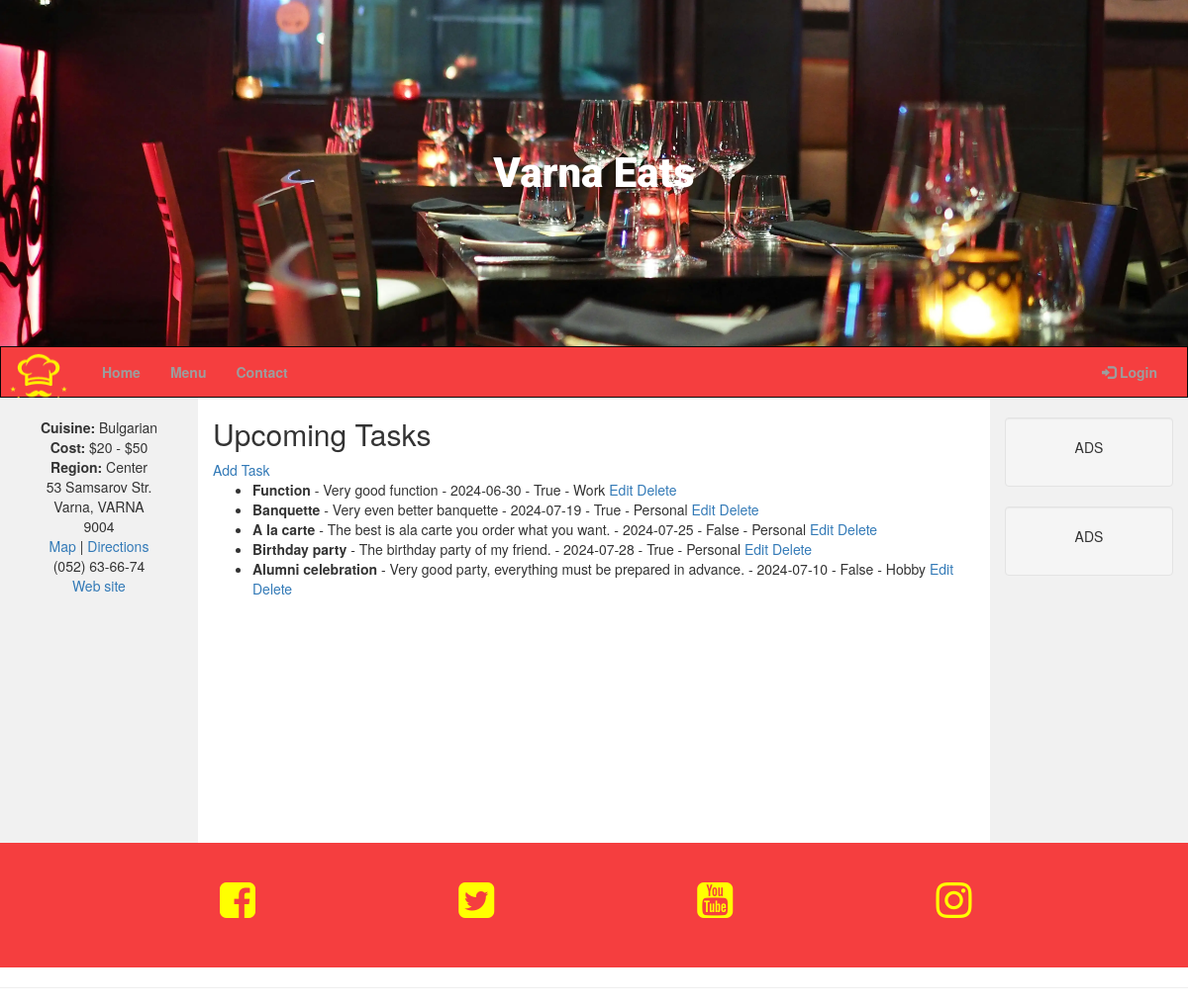
/tasks, run on an earlier commit of the app's database.
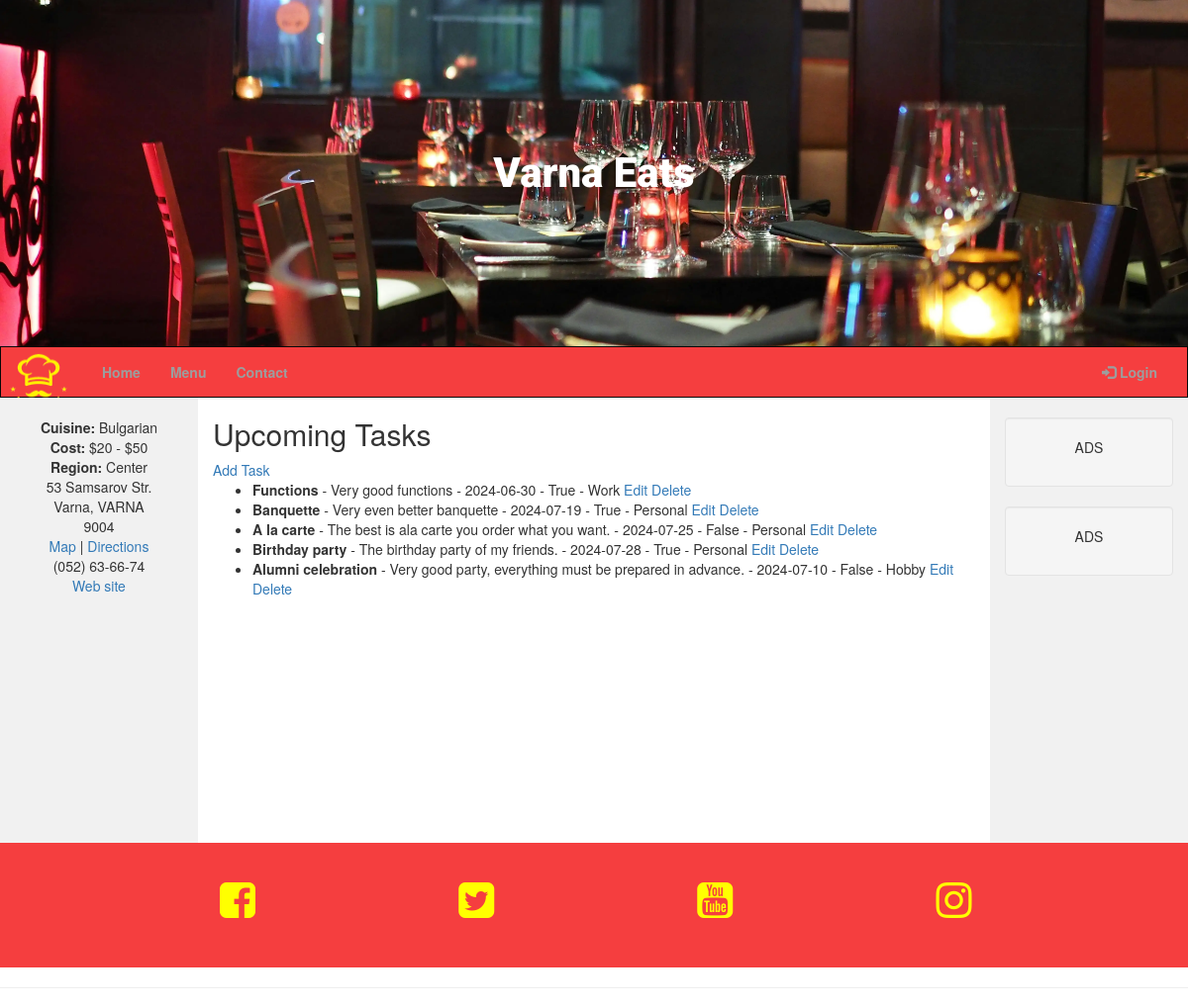
And on a later commit of the database.
### run.py (models this page shows, shortened)
class Task(db.Model):
    id = db.Column(db.Integer, primary_key=True)
    task_name = db.Column(db.String(50), unique=True, nullable=False)
    task_description = db.Column(db.Text, nullable=False)
    is_urgent = db.Column(db.Boolean, default=False, nullable=False)
    due_date = db.Column(db.Date, nullable=False)
    category_id = db.Column(db.Integer, db.ForeignKey("category.id", ondelete="CASCADE"), nullable=False)

class Category(db.Model):
    id = db.Column(db.Integer, primary_key=True)
    category_name = db.Column(db.String(25), unique=True, nullable=False)
    tasks = db.relationship("Task", backref="category", cascade="all, delete", lazy=True)

### run.py (the view)
@app.route("/tasks")
def tasks():
    tasks = Task.query.all()
    categories = Category.query.all()
    return render_template("tasks.html", tasks=tasks, categories=categories)

### taskmanager/templates/tasks.html
{% extends "base.html" %}
{% block content %}
    <h2>Upcoming Tasks</h2>
    <a href="{{ url_for('add_task') }}">Add Task</a>
    <ul>
        {% for task in tasks %}
            <li>
                <strong>{{ task.task_name }}</strong> - {{ task.task_description }} - {{ task.due_date }} - {{ task.is_urgent }} - {{ task.category.category_name }}
                <a href="{{ url_for('update_task', task_id=task.id) }}">Edit</a>
                <a href="{{ url_for('delete_task', task_id=task.id) }}">Delete</a>
            </li>
        {% endfor %}
    </ul>
{% endblock %}

### taskmanager/templates/base.html (shortened to what this page needs)
<!DOCTYPE html>
<html lang="en">
<head>
  <link rel="stylesheet" href="https://cdnjs.cloudflare.com/ajax/libs/font-awesome/4.7.0/css/font-awesome.min.css">
  <link rel="stylesheet" href="https://maxcdn.bootstrapcdn.com/bootstrap/3.4.1/css/bootstrap.min.css">
  <link rel="stylesheet" href="{{ url_for('static', filename='css/style.css') }}">
</head>
<body>
  <header>
    <div id="head">
      <div id="cover-text">Varna Eats</div>
    </div>
  </header>
  <nav class="navbar navbar-inverse">
    <div class="container-fluid">
      <div class="navbar-header">
        <a class="navbar-brand"><img id="chef" src="{{ url_for('static', filename='images/chef_new.png') }}"></a>
      </div>
      <div class="collapse navbar-collapse" id="myNavbar">
        <ul class="nav navbar-nav">
          <li class="{% if request.endpoint == 'home' %}active{% endif %}"><a href="{{ url_for('home') }}">Home</a></li>
          <li class="{% if request.endpoint == 'menu' %}active{% endif %}"><a href="{{ url_for('menu') }}">Menu</a></li>
          <li class="{% if request.endpoint == 'contact' %}active{% endif %}"><a href="{{ url_for('contact') }}">Contact</a></li>
        </ul>
        <ul class="nav navbar-nav navbar-right">
          {% if session.get('logged_in') %}
            <li><a href="{{ url_for('logout') }}"><span class="glyphicon glyphicon-log-out"></span> Logout</a></li>
            <li><a href="{{ url_for('update_menu') }}"><span class="glyphicon glyphicon-pencil"></span> Update Menu</a></li>
            <li><a href="{{ url_for('tasks') }}"><span class="glyphicon glyphicon-tasks"></span> Tasks</a></li>
          {% else %}
            <li><a href="{{ url_for('login') }}"><span class="glyphicon glyphicon-log-in"></span> Login</a></li>
          {% endif %}
        </ul>
      </div>
    </div>
  </nav>
  <div class="container-fluid text-center">
    <div class="row content">
      <div class="col-sm-2 sidenav">
        <div id="info">
          <strong>Cuisine:</strong> Bulgarian<br />
          <strong>Cost:</strong> $20 - $50<br />
          <strong>Region:</strong> Center<br />
          53 Samsarov Str. <br />
          Varna, VARNA <br />
          9004<br />
          <a href="/maps/44122?id=48736">Map</a> | <a href="/drive/44122?id=48736">Directions</a><br />
          (052) 63-66-74<br />
          <a href="#">Web site</a><br />
        </div>
      </div>
      <div class="col-sm-8 text-left">
        {% block content %}
        {% endblock %}
      </div>
      <div class="col-sm-2 sidenav">
        <div class="well">
          <p>ADS</p>
        </div>
        <div class="well">
          <p>ADS</p>
        </div>
      </div>
    </div>
  </div>
  <footer class="container-fluid text-center">
    <ul id="social-networks">
      <li><a href="https://www.facebook.com/" target="_blank" rel="noopener" aria-label="Visit our Facebook page (opens in a new tab)"><i class="fa fa-facebook-square"></i></a></li>
      <li><a href="https://www.twitter.com/" target="_blank" rel="noopener" aria-label="Visit our Twitter page (opens in a new tab)"><i class="fa fa-twitter-square"></i></a></li>
      <li><a href="https://www.youtube.com/" target="_blank" rel="noopener" aria-label="Visit our YouTube page (opens in a new tab)"><i class="fa fa-youtube-square"></i></a></li>
      <li><a href="https://www.instagram.com/" target="_blank" rel="noopener" aria-label="Visit our Instagram page (opens in a new tab)"><i class="fa fa-instagram"></i></a></li>
    </ul>
  </footer>
  <hr>
</body>
</html>

### taskmanager/static/css/style.css (style rules this page uses)
#head { height: 350px; width: 100%; background: url("../images/table.webp") no-repeat center 80%/cover; position: relative; text-align: center; color: white; }
#cover-text { font-size: 300%; font-weight: 900; position: absolute; color: white; font-family: "Roboto", sans-serif; top: 50%; left: 50%; transform: translate(-50%, -50%); text-align: center; }
.navbar { margin-bottom: 0; border-radius: 0; background-color: #F53E3F; font-weight: 900; }
.navbar-brand { padding-left: 2px; padding-top: 2px; padding-bottom: 2px; }
#chef { padding-top: 2px; padding-left: 2px; width: 70px; height: 70px; }
.row.content { height: 450px }
.sidenav { padding-top: 20px; background-color: #f1f1f1; height: 100%; }
footer { background-color: #F53E3F; color: white; padding: 15px; }
#social-networks { text-align: center; padding: 20px 0; display: flex; justify-content: space-evenly; list-style-type: none; }
#social-networks i { font-size: 300%; padding: 5%; color: yellow; }
::placeholder { color: white; }

What changed in the data, as far as the page shows it:
changed Task "Work": task_name "Function" → "Functions"; task_description "Very good function" → "Very good functions"
changed Task "Birthday party": task_description "The birthday party of my friend." → "The birthday party of my friends."
